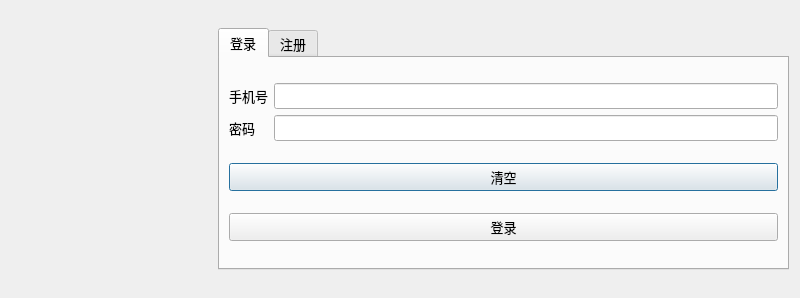
<?xml version="1.0" encoding="UTF-8"?>
<ui version="4.0">
 <class>LoginDialog</class>
 <widget class="QDialog" name="LoginDialog">
  <property name="geometry">
   <rect>
    <x>0</x>
    <y>0</y>
    <width>800</width>
    <height>298</height>
   </rect>
  </property>
  <property name="minimumSize">
   <size>
    <width>0</width>
    <height>0</height>
   </size>
  </property>
  <property name="font">
   <font>
    <family>微软雅黑</family>
    <pointsize>10</pointsize>
   </font>
  </property>
  <property name="windowTitle">
   <string>Dialog</string>
  </property>
  <layout class="QFormLayout" name="formLayout">
   <item row="0" column="0">
    <widget class="QLabel" name="pb_icon">
     <property name="minimumSize">
      <size>
       <width>201</width>
       <height>201</height>
      </size>
     </property>
     <property name="maximumSize">
      <size>
       <width>201</width>
       <height>201</height>
      </size>
     </property>
     <property name="text">
      <string/>
     </property>
     <property name="pixmap">
      <pixmap resource="resource.qrc">:/NetDisk/ui_assets/tb/baidu.png</pixmap>
     </property>
     <property name="scaledContents">
      <bool>true</bool>
     </property>
    </widget>
   </item>
   <item row="0" column="1">
    <widget class="QTabWidget" name="tw_page">
     <property name="currentIndex">
      <number>0</number>
     </property>
     <widget class="QWidget" name="tab_login">
      <attribute name="title">
       <string>登录</string>
      </attribute>
      <layout class="QVBoxLayout" name="verticalLayout_2">
       <item>
        <layout class="QGridLayout" name="gridLayout">
         <item row="0" column="0">
          <widget class="QLabel" name="lb_tel">
           <property name="text">
            <string>手机号</string>
           </property>
          </widget>
         </item>
         <item row="0" column="1">
          <widget class="QLineEdit" name="le_tel">
           <property name="text">
            <string/>
           </property>
          </widget>
         </item>
         <item row="1" column="0">
          <widget class="QLabel" name="lb_password">
           <property name="text">
            <string>密码</string>
           </property>
          </widget>
         </item>
         <item row="1" column="1">
          <widget class="QLineEdit" name="le_password">
           <property name="text">
            <string/>
           </property>
           <property name="echoMode">
            <enum>QLineEdit::Password</enum>
           </property>
          </widget>
         </item>
        </layout>
       </item>
       <item>
        <widget class="QPushButton" name="pb_clear">
         <property name="text">
          <string>清空</string>
         </property>
        </widget>
       </item>
       <item>
        <widget class="QPushButton" name="pb_login">
         <property name="text">
          <string>登录</string>
         </property>
        </widget>
       </item>
      </layout>
     </widget>
     <widget class="QWidget" name="tab_register">
      <attribute name="title">
       <string>注册</string>
      </attribute>
      <layout class="QVBoxLayout" name="verticalLayout">
       <item>
        <layout class="QGridLayout" name="gridLayout_2">
         <item row="3" column="0">
          <widget class="QLabel" name="lb_name_register">
           <property name="text">
            <string>昵称</string>
           </property>
          </widget>
         </item>
         <item row="0" column="0">
          <widget class="QLabel" name="lb_tel_register">
           <property name="text">
            <string>手机号</string>
           </property>
          </widget>
         </item>
         <item row="2" column="0">
          <widget class="QLabel" name="lb_confirm_register">
           <property name="text">
            <string>确认</string>
           </property>
          </widget>
         </item>
         <item row="2" column="1">
          <widget class="QLineEdit" name="le_confirm_register">
           <property name="echoMode">
            <enum>QLineEdit::Password</enum>
           </property>
          </widget>
         </item>
         <item row="1" column="0">
          <widget class="QLabel" name="lb_password_register">
           <property name="text">
            <string>密码</string>
           </property>
          </widget>
         </item>
         <item row="3" column="1">
          <widget class="QLineEdit" name="le_name_register"/>
         </item>
         <item row="1" column="1">
          <widget class="QLineEdit" name="le_password_register">
           <property name="echoMode">
            <enum>QLineEdit::Password</enum>
           </property>
          </widget>
         </item>
         <item row="0" column="1">
          <widget class="QLineEdit" name="le_tel_register"/>
         </item>
        </layout>
       </item>
       <item>
        <widget class="QPushButton" name="pb_login_register">
         <property name="text">
          <string>注册</string>
         </property>
        </widget>
       </item>
       <item>
        <widget class="QPushButton" name="pb_clear_register">
         <property name="text">
          <string>清空</string>
         </property>
        </widget>
       </item>
      </layout>
     </widget>
    </widget>
   </item>
  </layout>
 </widget>
 <tabstops>
  <tabstop>le_tel_register</tabstop>
  <tabstop>le_password_register</tabstop>
  <tabstop>le_confirm_register</tabstop>
  <tabstop>le_name_register</tabstop>
  <tabstop>pb_login_register</tabstop>
  <tabstop>pb_clear_register</tabstop>
  <tabstop>le_tel</tabstop>
  <tabstop>le_password</tabstop>
  <tabstop>pb_login</tabstop>
  <tabstop>tw_page</tabstop>
 </tabstops>
 <resources>
  <include location="resource.qrc"/>
 </resources>
 <connections/>
</ui>
